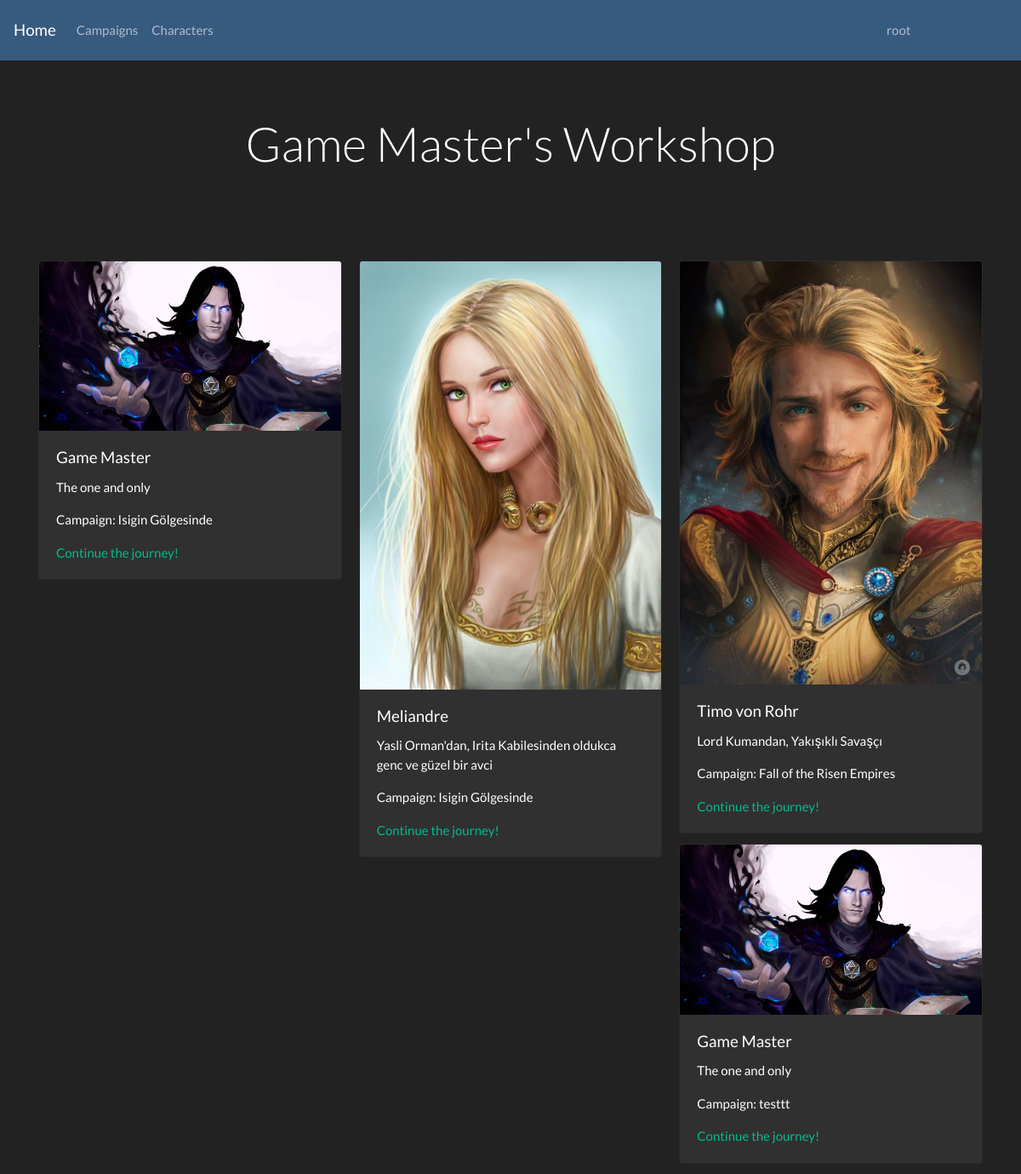
Screenshot of /characters/ (signed in) with the database file from the repository.
### mainapp/models.py (models this page shows, shortened)
class Character(models.Model):
    name = models.CharField(max_length=100, null=False, unique=False)
    image = models.ImageField(upload_to="media", null=True, default="images/default_char.jpg")
    description = models.CharField(max_length=10000, blank=True)
    campaign = models.ForeignKey("Campaign", on_delete=models.CASCADE, null=True)
    user = models.ForeignKey(User, on_delete=models.SET_NULL, null=True, blank=True)
    known_characters = models.ManyToManyField("Character", blank=True)
    known_locations = models.ManyToManyField("Location", blank=True)
    own_lore = models.ForeignKey("Lore", on_delete=models.SET_NULL, null=True, blank=True, related_name="own_lore")
    known_lores = models.ManyToManyField("Lore", blank=True, related_name="known_lores", through="KnownLoreCharacter")
    sessions = models.ManyToManyField("Session", blank=True, related_name="character_sessions", through="CharacterSession")

class Campaign(models.Model):
    name = models.CharField(max_length=100, null=False, unique=True)
    description = models.CharField(max_length=10000, null=False)
    players = models.ManyToManyField(User, related_name="players", blank=True)
    game_master = models.ForeignKey(User, on_delete=models.SET_NULL, null=True, related_name="game_master")
    setting = models.ForeignKey(Setting, on_delete=models.SET_NULL, related_name="setting", null=True, blank=True)

### mainapp/views.py (the view)
# urls.py: path('characters/', CharactersView.as_view(), name='characters'),
class CharactersView(ListView):
    model = Character
    template_name = 'characters.html'
    context_object_name = 'characters'
    def get_queryset(self):
        user = self.request.user
        characters = Character.objects.filter(user=user)
        return characters
    @method_decorator(user_passes_test(lambda u: u.is_authenticated))
    def dispatch(self, *args, **kwargs):
        return super(CharactersView, self).dispatch(*args, **kwargs)

### mainapp/templates/characters.html (shortened to what this page needs)
{% extends 'layout.html' %}
{% block content %}
    <div class="card-columns">
        {% if characters %}
            {% for character in characters %}
                <div class="card">
                    <img class="card-img-top" src="{{ character.image.url }}">
                    <div class="card-body">
                        <h5 class="card-title">{{ character.name }}</h5>
                        <p class="card-text">{{ character.description }}</p>
                        <p class="card-text">Campaign: {{ character.campaign.name }}</p>
                        <a href="{% url 'campaign-character-profile' pk=character.campaign.id charid=character.id %}"><p class="card-text">
                            Continue the journey!</p></a>
                    </div>
                </div>
            {% endfor %}
        {% else %}
            <div class="card">
                <div class="card-body">
                    <h5 class="card-title">You don't have any characters!</h5>
                </div>
            </div>
        {% endif %}
    </div>
{% endblock %}

### templates/layout.html (shortened to what this page needs)
{% load static %}
<!DOCTYPE html>
<html lang="en">
<head>
    <link rel="stylesheet" type="text/css" href="{% static 'bootstrap.min.css' %}"/>
</head>
<body>
<nav class="navbar navbar-expand-lg navbar-dark bg-primary">
    <a class="navbar-brand" href="/#">Home</a>
    <div class="collapse navbar-collapse" id="collapsibleNavbar">
        {% if user.is_authenticated %}
            <ul class="navbar-nav">
                <li class="nav-item">
                    <a class="nav-link" href="/campaigns/">Campaigns</a>
                </li>
                <li class="nav-item">
                    <a class="nav-link" href="/characters/">Characters</a>
                </li>
            </ul>
        {% endif %}
        <ul class="navbar-nav ml-auto">
            {% if user.is_authenticated %}
                <li class="nav-item dropdown"
                    style="flex-direction: column;"
                >
                    <a id="navbarDropdown" class="nav-link  flex items-center justify-between"
                       href="#" role="button"
                       data-toggle="dropdown"
                       style="min-width: 150px; margin: auto;"
                    >
                                    <span class="">
                                        {{ user.username }}
                                    </span>
                    </a>
                </li>
            {% else %}
                <li class="nav-item">
                    <a class="nav-link" href="{% url "login" %}">
                        Log In
                    </a>
                </li>
            {% endif %}
        </ul>
    </div>
</nav>
<div class="jumbotron text-center bg-transparent" >
    <h1 class="display-4">Game Master's Workshop</h1>
</div>
<div class="container" style="margin-top:30px">
    {% block content %}
    {% endblock %}
</div>
</body>
</html>

### rows the page displays
Character: image (picture), name "Game Master", description "The one and only", campaign.name "Isigin Gölgesinde"
Character: image (picture), name "Meliandre", description "Yasli Orman'dan, Irita Kabilesinden oldukca genc ve güzel bir avci", campaign.name "Isigin Gölgesinde"
Character: image (picture), name "Timo von Rohr", description "Lord Kumandan, Yakışıklı Savaşçı", campaign.name "Fall of the Risen Empires"
Character: image (picture), name "Game Master", description "The one and only", campaign.name "testtt"

### other values shown
{{ user.username }} "root"
